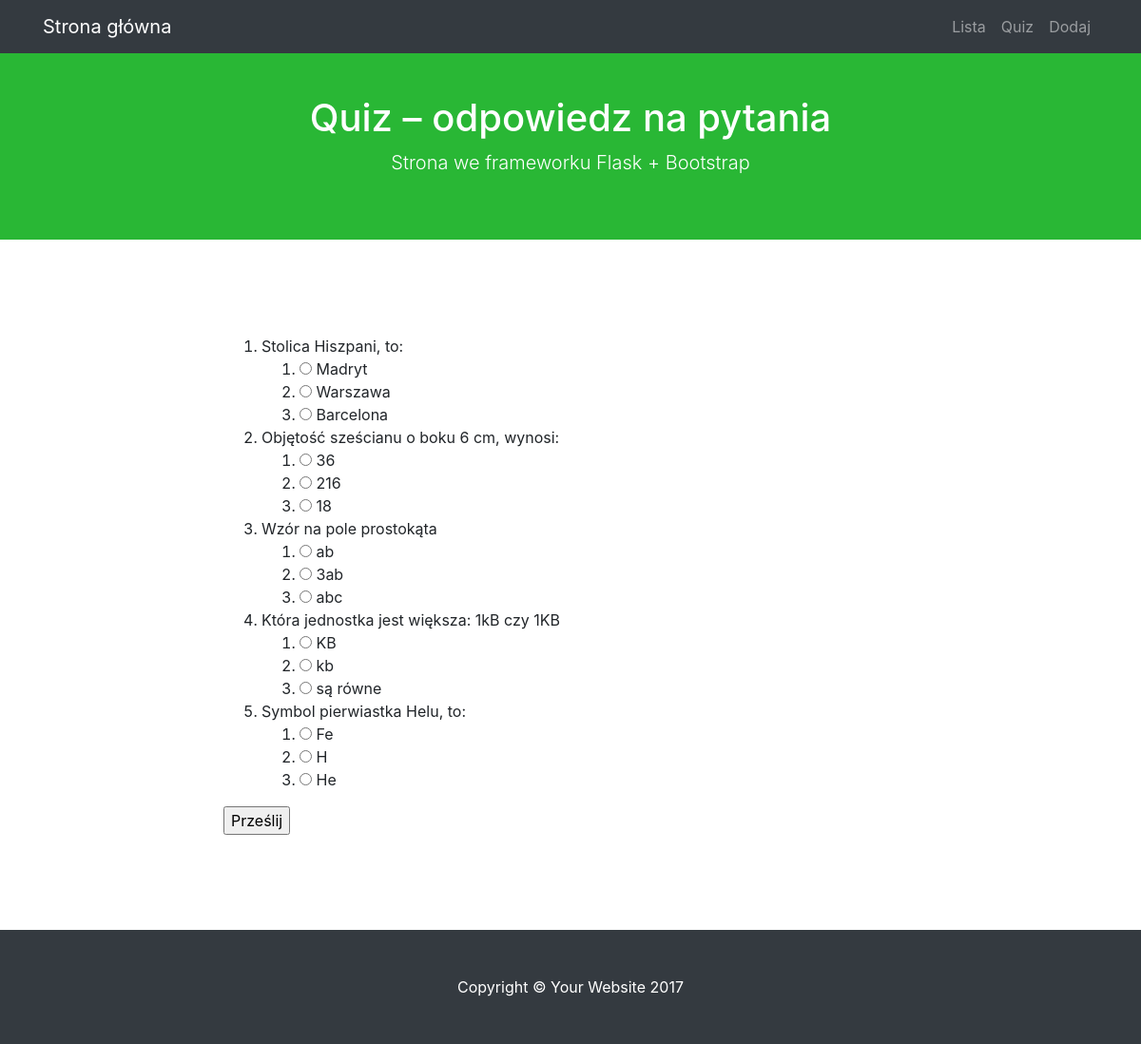
The app's page /quiz, older data.
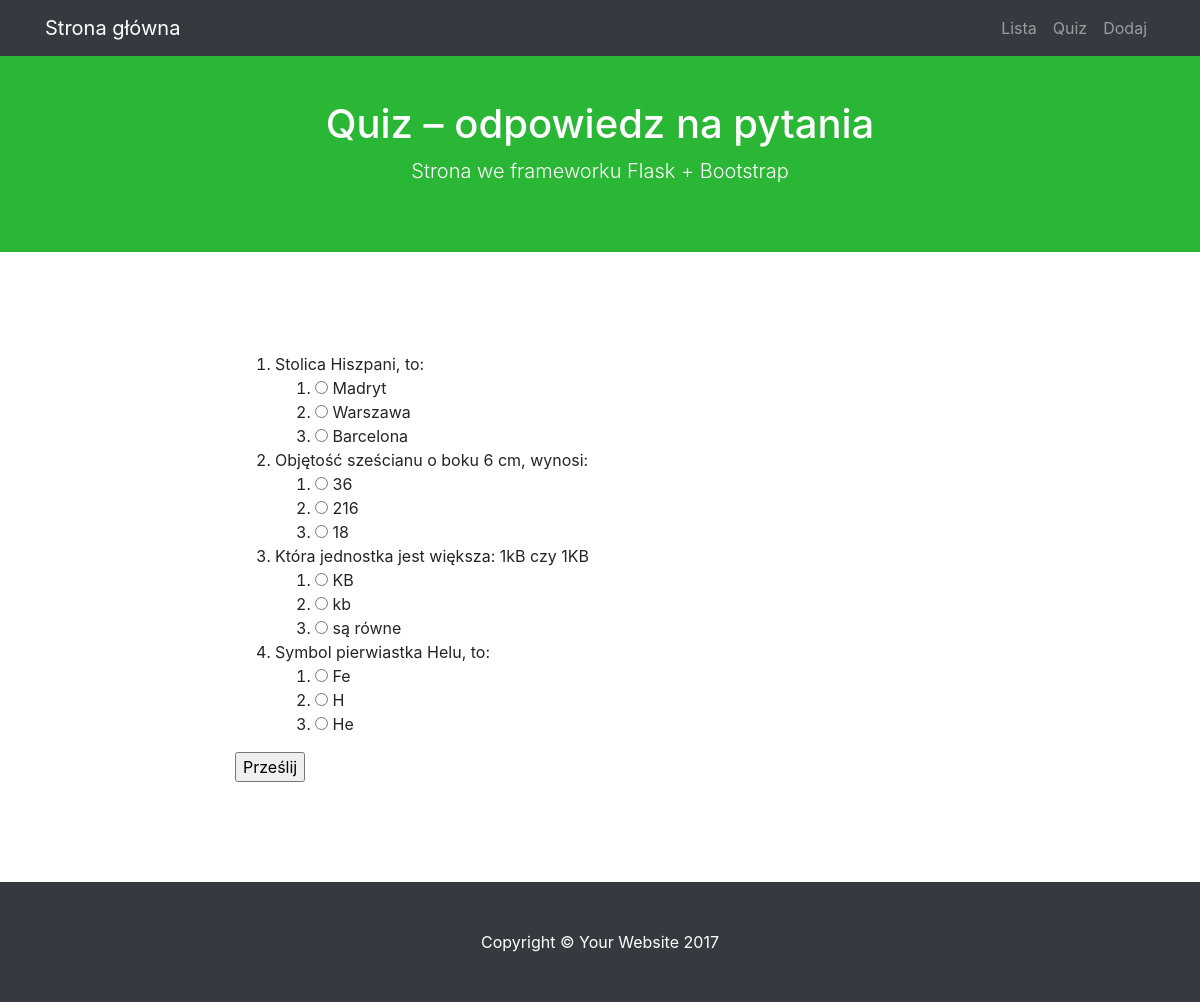
The same page, newer data.
### modele.py (models this page shows)
class BazaModel(Model):
    class Meta:
        database = baza

class Pytanie(BazaModel):
    pytanie = CharField(null=False)
    kategoria = ForeignKeyField(Kategoria, related_name='pytania')

class Odpowiedz(BazaModel):
    odpowiedz = CharField(null=False)
    pytanie = ForeignKeyField(Pytanie, related_name='odpowiedzi')
    odpok = IntegerField(default=0)

### views.py (the view, shortened to what this page needs)
@app.route("/quiz", methods=['GET', 'POST'])
def quiz():
    print(request.form)
    pytania = Pytanie().select().join(Odpowiedz).distinct()
    return render_template('quiz.html', pytania=pytania)

### quiz.py (called while the page is built)
@app.before_request
def before_request():
    g.db = baza
    g.db.connect()

@app.after_request
def after_request(response):
    g.db.close()
    return response

### templates/quiz.html (shortened to what this page needs)
{% extends "szablon.html" %}
{% block h1 %}Quiz – odpowiedz na pytania{% endblock %}
{% block tresc %}
    <form method="POST">
    <ol>
    {% for p in pytania %}
        <li>{{ p.pytanie }}
            <ol class="odpowiedzi">
            {% for o in p.odpowiedzi %}
                <li>
                    <input type="radio" value="{{ o.id }}" name="{{ p.id }}">
                    {{ o.odpowiedz }}</li>
            {% endfor %}
            </ol>
        </li>
    {% endfor %}
    </ol>
    <input type="submit" value="Prześlij">
    </form>
{% endblock %}

### templates/szablon.html (shortened to what this page needs)
<!DOCTYPE html>
<html lang="pl">
  <head>
    <link href="{{ url_for('static', filename='vendor/bootstrap/css/bootstrap.min.css') }}" rel="stylesheet">
    <link href="{{ url_for('static', filename='css/scrolling-nav.css') }}" rel="stylesheet">
  </head>
  <body id="page-top">
    <nav class="navbar navbar-expand-lg navbar-dark bg-dark fixed-top" id="mainNav">
      <div class="container">
        <a class="navbar-brand js-scroll-trigger" href="{{ url_for('hello') }}">Strona główna</a>
        <div class="collapse navbar-collapse" id="navbarResponsive">
          <ul class="navbar-nav ml-auto">
            <li class="nav-item">
              <a class="nav-link js-scroll-trigger" href="{{ url_for('lista') }}">Lista</a>
            </li>
            <li class="nav-item">
              <a class="nav-link js-scroll-trigger" href="{{ url_for('quiz') }}">Quiz</a>
            </li>
            <li class="nav-item">
              <a class="nav-link js-scroll-trigger" href="{{ url_for('dodaj') }}">Dodaj</a>
            </li>
          </ul>
        </div>
      </div>
    </nav>
    <header class="bg-mojkolor text-white">
      <div class="container text-center">
        <h1>{% block h1 %}{% endblock %}</h1>
        <p class="lead">Strona we frameworku Flask + Bootstrap</p>
      </div>
    </header>
    <section id="tresc">
      <div class="container">
        <div class="row">
          <div class="col-lg-8 mx-auto">
            {% block tresc %}{% endblock %}
          </div>
        </div>
      </div>
    </section>
    <footer class="py-5 bg-dark">
      <div class="container">
        <p class="m-0 text-center text-white">Copyright &copy; Your Website 2017</p>
      </div>
    </footer>
  </body>
</html>

### static/css/scrolling-nav.css (style rules this page uses)
header { padding: 100px 0 50px; }
@media (min-width: 992px) { header { padding: 100px 0 50px; } }
section { padding: 100px 0; }
.bg-mojkolor { background-color: #29B735; }

Row changes from the older to the newer data that the page shows:
removed Pytanie: pytanie "Wzór na pole prostokąta"
removed Odpowiedz: odpowiedz "ab", shown under "Wzór na pole prostokąta"
removed Odpowiedz: odpowiedz "3ab", shown under "Wzór na pole prostokąta"
removed Odpowiedz: odpowiedz "abc", shown under "Wzór na pole prostokąta"
